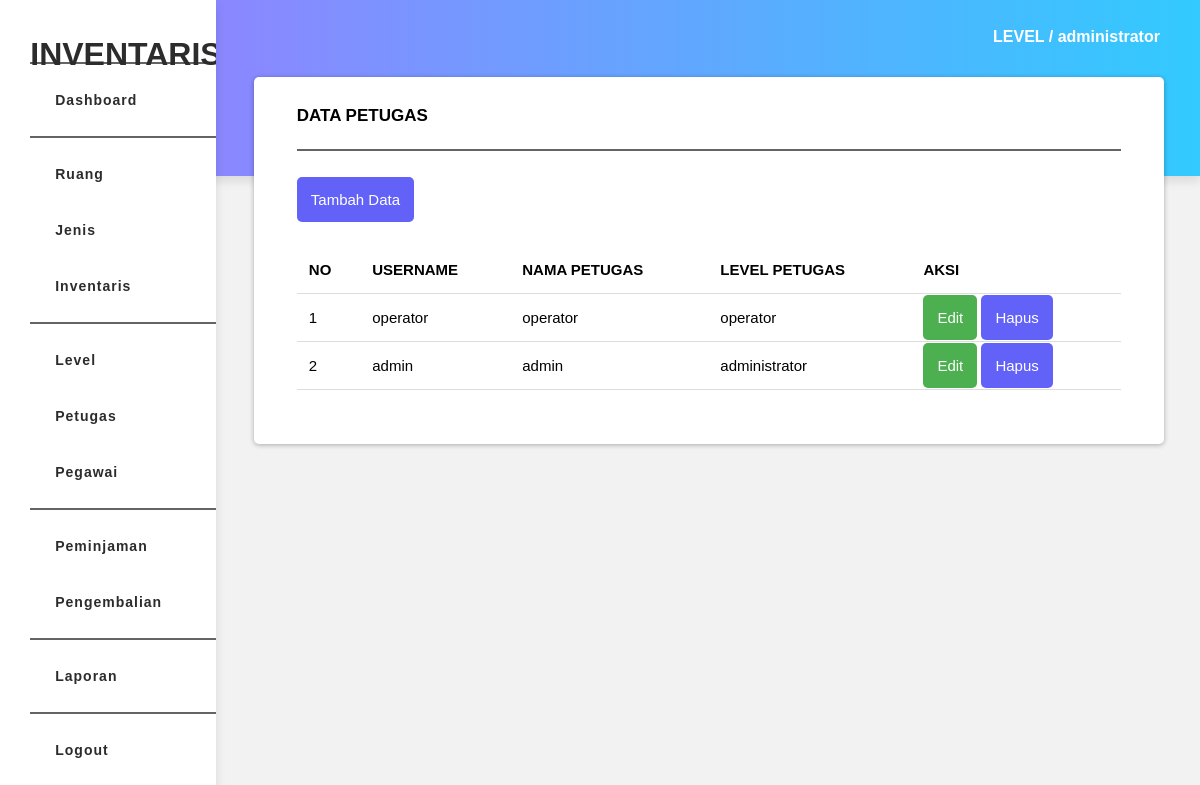
The app's page /views/petugas/view_petugas.php (signed in) with its own data.
### tables this page shows
CREATE TABLE `petugas` (
  `id_petugas` int(11) NOT NULL,
  `username` varchar(10) NOT NULL,
  `password` varchar(10) NOT NULL,
  `nama_petugas` varchar(30) NOT NULL,
  `id_level` int(11) NOT NULL
);

CREATE TABLE `level` (
  `id_level` int(11) NOT NULL,
  `nama_level` varchar(20) NOT NULL
);

### function/connect.php (called while the page is built, shortened)
<?php
class Connect
{
    private $host = 'localhost';
    private $user = 'root';
    private $pass = '';
    private $db   = 'inventaris';
    function __construct()
    {
        $this->conn = new mysqli($this->host, $this->user, $this->pass, $this->db);
    }
}
?>

### function/f_petugas.php (called while the page is built, shortened)
<?php
include 'connect.php';
class Petugas extends Connect
{
    public function view()
    {
        $query = "SELECT petugas.*, level.nama_level FROM petugas
                  INNER JOIN level on petugas.id_level = level.id_level
                  ORDER BY id_petugas DESC";
        $hasil = $this->conn->query($query);
        $rows = mysqli_num_rows($hasil);
        if($rows >= 1){
            while($row = $hasil->fetch_assoc()){
                $result[] = $row;
            }
            return $result;
        }
    }
}
?>

### views/petugas/view_petugas.php (the view, shortened to what this page needs)
<!DOCTYPE html>
<html>
<head>
	<link rel="stylesheet" href="../../assets/css/style.css">
</head>
<body>
		<?php include '../../page/dashboard/sidebar.php' ?>
	<div class="container">
		<div class="text-level" style="margin-top: 3%;">
			<h4>LEVEL / <?php echo $_SESSION['level']; ?></h4>
		</div>
		<div class="section">
				<div class="text-table">
						<h4>Data Petugas</h4>
				</div>
				<hr class="line">
				<div class="table">
						<div class="btn-input">
								<a href="add_petugas.php" class="btn btn-red">Tambah Data</a>
						</div>
						<table class="table-border">
							<thead>
								<tr>
									<th>NO</th>
									<th>USERNAME</th>
									<th>NAMA PETUGAS</th>
									<th>LEVEL PETUGAS</th>
									<th>AKSI</th>
								</tr>
							</thead>
							<?php
							include '../../function/f_petugas.php';
							$petugas = new Petugas;
							$no = 1;
							$p = $petugas->view();
							if($p < 1) {
								echo "<td colspan='5'>Belum Ada Data</td>";
							}else if($p > 1){
							foreach($p as $row){
							?>
							<tbody>
								<tr>
									<td><?php echo $no++; ?></td>
									<td><?php echo $row['username']; ?></td>
									<td><?php echo $row['nama_petugas']; ?></td>
									<td><?php echo $row['nama_level']; ?></td>
									<td>
										<a href="update_petugas.php?id=<?php echo $row['id_petugas']; ?>" class="btn btn-green">Edit</a>
										<a href="delete_petugas.php?id=<?php echo $row['id_petugas']; ?>" class="btn btn-red" onclick="return confirm('Anda Yakin Menghapus Data <?php echo $row['nama_petugas']; ?> ?');">Hapus</a>
									</td>
								</tr>
							</tbody>
							<?php }	} ?>
						</table>
				</div>
		</div>
	</div>
</body>
</html>

### assets/css/style.css (style rules this page uses)
body { background-color: #f2f2f2; font-family: sans-serif; }
a { text-decoration: none; }
.btn-red { background-color: #6362f8 !important; }
.btn-green { background-color: #4CAF50 !important; }
.btn-input { margin-top: 40px; margin-bottom: 37px; }
.btn { color: #fff; padding: 14px; font-size: 15px; border: none; border-radius: 5px; cursor: pointer; }
.container { margin-left: 20%; margin-top: 1%; position: relative; }
.text-level { margin-left: 79%; margin-top: -3.5%; font-family: sans-serif; color: #fff; }
.section { background-color: #fff; padding: 30px 43px; box-shadow: 0 1px 5px rgba(0, 0, 0, 0.3); display: inline-block; width: 87%; margin: 9px; border-radius: 5px; margin-bottom: 5%; }
.table { margin-top: 22px; margin-bottom: 24px; }
.table-border { width: 100%; border-collapse: collapse; }
th, td { border-bottom: 1.5px solid #ddd; padding: 15px 12px; text-align: left; font-size: 15px; }
.text-table { margin-top: -23px; font-size: 17px; text-transform: uppercase; }
.line { border: 0.5px solid #656363; }

### records on screen
petugas: username "operator", nama_petugas "operator", id_level.nama_level "operator"
petugas: username "admin", nama_petugas "admin", id_level.nama_level "administrator"

### other values on screen
$_SESSION['level'] "administrator"
